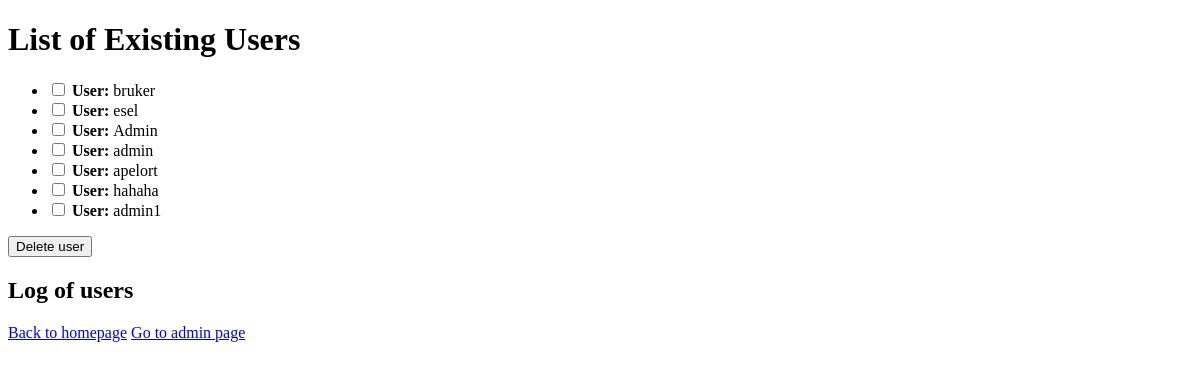
/users, run on an earlier commit of the app's database.
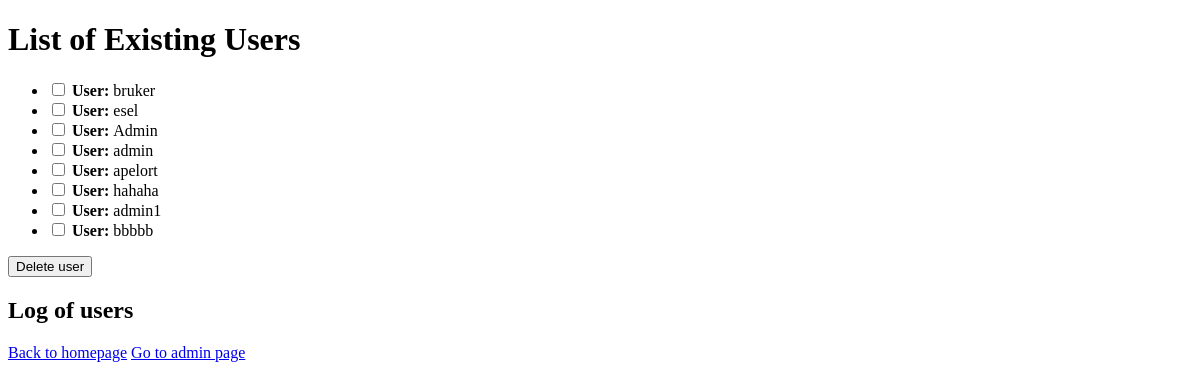
And on a later commit of the database.
### tables this page shows
CREATE TABLE User (
            ID INTEGER PRIMARY KEY AUTOINCREMENT,
            Username CHAR(45),
            Password TEXT,
            Admin BOOLEAN
    );

### app.py (the view)
@application.route('/users')
def users():
    list_of_users = get_user_list()
    is_admin = get_user_online_is_admin()
    log_of_users = get_logging()
    return render_template('/users.html', users=list_of_users, is_admin=is_admin, log_of_users=log_of_users)

### backend/autentication/admin.py (called while the page is built)
def get_logging():
    log = []
    pathing = os.path.dirname(__file__) + "/userlogs.txt"
    with open(pathing, 'r') as file:
        for i in file:
            log.append(i)
    return log

### backend/autentication/login.py (called while the page is built)
def get_user_online():
    pathing = os.path.dirname(__file__) + "/user_online.json"
    try:
        with open(pathing, 'r') as file:
            data = json.load(file)
            return data.get('user_online', '')
    except FileNotFoundError:
        return r'user_online.json File Not Found'

def get_user_online_is_admin():
    admin_check = get_user_online()
    if admin_get(admin_check):
        return True
    else:
        return False

### backend/database/Tour.py (called while the page is built)
def get_user_list():
    db = sqlite3.connect(pathing)
    cursor = db.cursor()
    cursor.execute("SELECT ID, Username FROM User")
    users = cursor.fetchall()
    return users

### backend/database/user.py (called while the page is built)
def admin_get(Username):
    con = sqlite3.connect(pathing)
    cur = con.cursor()
    try:
        con = sqlite3.connect(pathing)
        cur = con.cursor()
        cur.execute("SELECT Admin FROM User WHERE Username = ?", (Username,))
        admin = cur.fetchone()
        return admin[0]
    except:
        print("FEIL I ADMIN_GET")

### frontend/templates/users.html (shortened to what this page needs)
<!DOCTYPE html>
<html lang="en">
<head>
</head>
<body>
    <h1>List of Existing Users</h1>
    <form id="userlist" action="/remove_user" method="POST">
        <ul>
            {% for user in users %}
            <li>
                <input type="checkbox" name="checkbox_userlist" value="{{ user[0] }}">
                <strong>User: </strong> {{ user[1] }}
            </li>
            {% endfor %}
        </ul>
        <button name="handle_action" value="delete" class="checkbox_user_button_styling">Delete user</button>
    </form>
    <h2>Log of users</h2>
    <a href="{{ url_for('homepage') }}">Back to homepage</a>
    {% if is_admin %}
    <a href="{{ url_for('adminpage') }}" class="top_links_styling">Go to admin page</a>
    {% endif %}
</body>
</html>

What changed in the data, as far as the page shows it:
added User: Username "bbbbb"
